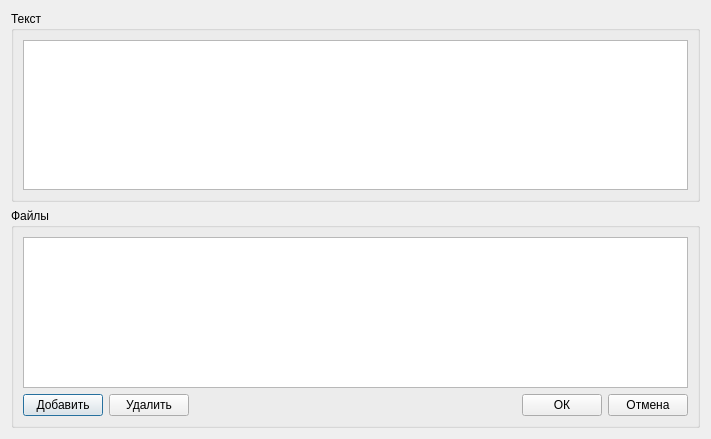
<?xml version="1.0" encoding="UTF-8"?>
<ui version="4.0">
 <class>ystranit</class>
 <widget class="QDialog" name="ystranit">
  <property name="geometry">
   <rect>
    <x>0</x>
    <y>0</y>
    <width>711</width>
    <height>439</height>
   </rect>
  </property>
  <property name="windowTitle">
   <string>Отметка об устранении</string>
  </property>
  <layout class="QVBoxLayout" name="verticalLayout_3">
   <item>
    <widget class="QGroupBox" name="groupBox">
     <property name="title">
      <string>Текст</string>
     </property>
     <layout class="QVBoxLayout" name="verticalLayout">
      <item>
       <widget class="QPlainTextEdit" name="pteText"/>
      </item>
     </layout>
    </widget>
   </item>
   <item>
    <widget class="QGroupBox" name="groupBox_2">
     <property name="title">
      <string>Файлы</string>
     </property>
     <layout class="QVBoxLayout" name="verticalLayout_2">
      <item>
       <widget class="QListView" name="lvFiles">
        <property name="editTriggers">
         <set>QAbstractItemView::NoEditTriggers</set>
        </property>
        <property name="alternatingRowColors">
         <bool>true</bool>
        </property>
       </widget>
      </item>
      <item>
       <layout class="QHBoxLayout" name="horizontalLayout">
        <item>
         <widget class="QPushButton" name="pbDobavi">
          <property name="text">
           <string>Добавить</string>
          </property>
         </widget>
        </item>
        <item>
         <widget class="QPushButton" name="pbYdal">
          <property name="text">
           <string>Удалить</string>
          </property>
         </widget>
        </item>
        <item>
         <spacer name="horizontalSpacer">
          <property name="orientation">
           <enum>Qt::Horizontal</enum>
          </property>
          <property name="sizeHint" stdset="0">
           <size>
            <width>40</width>
            <height>20</height>
           </size>
          </property>
         </spacer>
        </item>
        <item>
         <widget class="QPushButton" name="pbOK">
          <property name="text">
           <string>ОК</string>
          </property>
         </widget>
        </item>
        <item>
         <widget class="QPushButton" name="pbCancel">
          <property name="text">
           <string>Отмена</string>
          </property>
         </widget>
        </item>
       </layout>
      </item>
     </layout>
    </widget>
   </item>
  </layout>
 </widget>
 <resources/>
 <connections/>
</ui>
